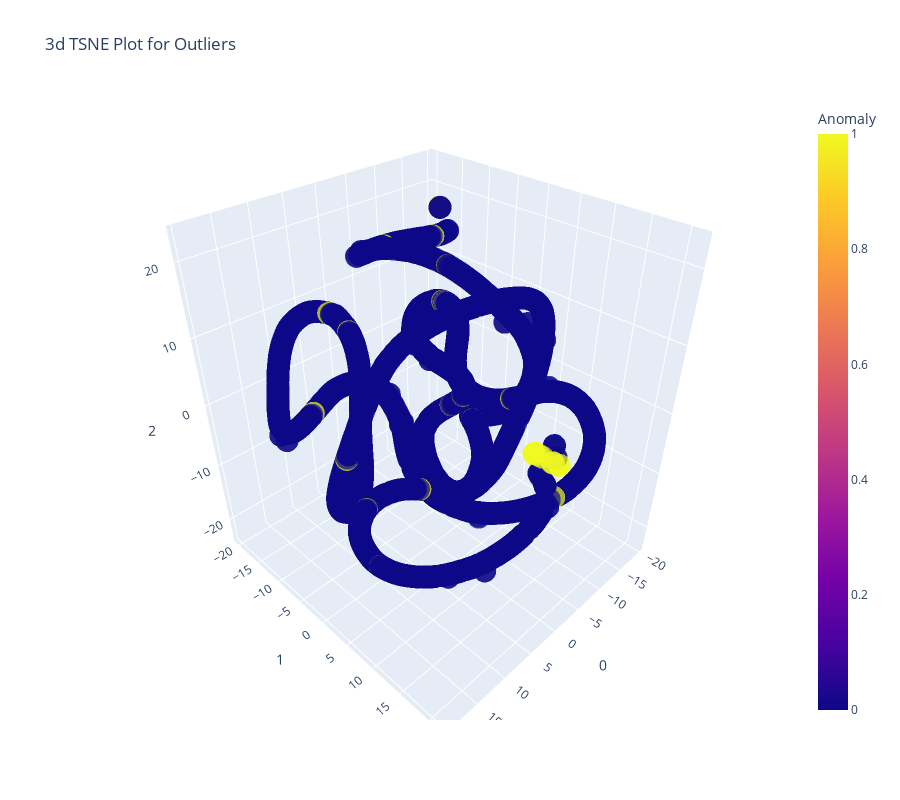

Here is the notebook cell this chart was saved with:
### Code cell
plot_model(iforest)

### Figure 1 — Plotly figure (JSON) as saved in the notebook; plotly's stock layout.template omitted (floating-point values rounded to 4 significant figures; data arrays with more than 128 entries replaced by an {"elided": "..."} marker saying what was removed)
{"data": [{"customdata": {"elided": "3075x1 int values"}, "hovertemplate": "0=%{x}<br>1=%{y}<br>2=%{z}<br>Feature=%{customdata[0]}<br>Anomaly=%{marker.color}<extra></extra>", "legendgroup": "", "marker": {"color": {"elided": "3075 int values"}, "coloraxis": "coloraxis", "opacity": 0.7, "symbol": "circle"}, "mode": "markers", "name": "", "scene": "scene", "showlegend": false, "type": "scatter3d", "x": {"elided": "3075 float values"}, "y": {"elided": "3075 float values"}, "z": {"elided": "3075 float values"}}], "layout": {"coloraxis": {"colorbar": {"title": {"text": "Anomaly"}}, "colorscale": [[0, "#0d0887"], [0.1111, "#46039f"], [0.2222, "#7201a8"], [0.3333, "#9c179e"], [0.4444, "#bd3786"], [0.5556, "#d8576b"], [0.6667, "#ed7953"], [0.7778, "#fb9f3a"], [0.8889, "#fdca26"], [1, "#f0f921"]]}, "height": 800, "legend": {"tracegroupgap": 0}, "scene": {"domain": {"x": [0, 1], "y": [0, 1]}, "xaxis": {"title": {"text": "0"}}, "yaxis": {"title": {"text": "1"}}, "zaxis": {"title": {"text": "2"}}}, "title": {"text": "3d TSNE Plot for Outliers"}, "width": 900}}
